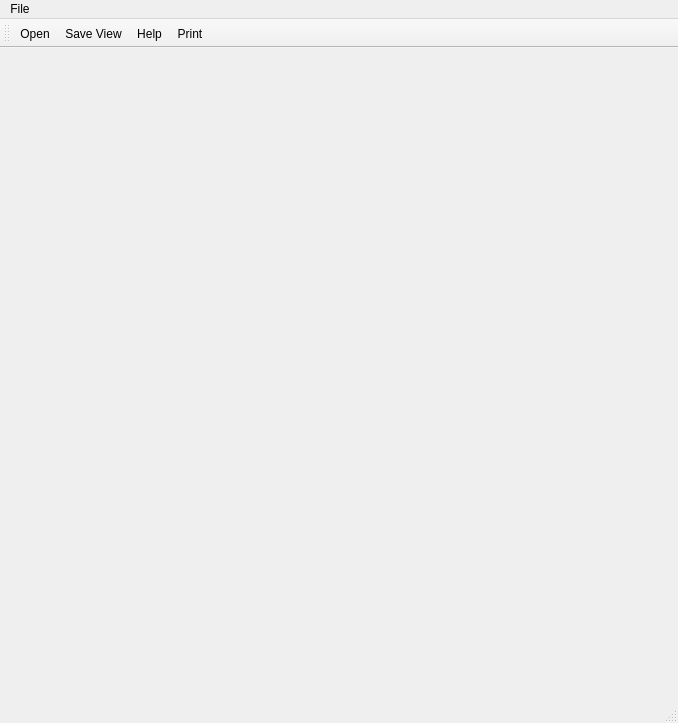
<?xml version="1.0" encoding="UTF-8"?>
<ui version="4.0">
 <class>MainWindow</class>
 <widget class="QMainWindow" name="MainWindow">
  <property name="geometry">
   <rect>
    <x>0</x>
    <y>0</y>
    <width>678</width>
    <height>723</height>
   </rect>
  </property>
  <property name="windowTitle">
   <string>MainWindow</string>
  </property>
  <property name="windowIcon">
   <iconset resource="../../Icons/icons.qrc">
    <normaloff>:/Icons/kurusview.png</normaloff>:/Icons/kurusview.png</iconset>
  </property>
  <widget class="QWidget" name="centralwidget">
   <layout class="QHBoxLayout" name="horizontalLayout_4">
    <item>
     <layout class="QVBoxLayout" name="verticalLayout">
      <item>
       <widget class="QVTKOpenGLWidget" name="qvtkWidget" native="true">
        <property name="minimumSize">
         <size>
          <width>600</width>
          <height>400</height>
         </size>
        </property>
       </widget>
      </item>
     </layout>
    </item>
   </layout>
  </widget>
  <widget class="QMenuBar" name="menubar">
   <property name="geometry">
    <rect>
     <x>0</x>
     <y>0</y>
     <width>678</width>
     <height>21</height>
    </rect>
   </property>
   <widget class="QMenu" name="menuFile">
    <property name="title">
     <string>File</string>
    </property>
    <widget class="QMenu" name="menuRecent_Files">
     <property name="title">
      <string>Recent Views</string>
     </property>
     <addaction name="actionOpen_Some_Files"/>
    </widget>
    <addaction name="actionFileOpen"/>
    <addaction name="menuRecent_Files"/>
    <addaction name="actionFileSave"/>
    <addaction name="actionSettings"/>
   </widget>
   <addaction name="menuFile"/>
  </widget>
  <widget class="QStatusBar" name="statusbar"/>
  <widget class="QToolBar" name="toolBar">
   <property name="windowTitle">
    <string>toolBar</string>
   </property>
   <attribute name="toolBarArea">
    <enum>TopToolBarArea</enum>
   </attribute>
   <attribute name="toolBarBreak">
    <bool>false</bool>
   </attribute>
   <addaction name="actionFileOpen"/>
   <addaction name="actionFileSave"/>
   <addaction name="actionHelp"/>
   <addaction name="actionPrint"/>
  </widget>
  <action name="actionFileOpen">
   <property name="icon">
    <iconset resource="../../Icons/icons.qrc">
     <normaloff>:/Icons/fileopen.png</normaloff>:/Icons/fileopen.png</iconset>
   </property>
   <property name="text">
    <string>Open</string>
   </property>
  </action>
  <action name="actionFileSave">
   <property name="icon">
    <iconset resource="../../Icons/icons.qrc">
     <normaloff>:/Icons/filesave.png</normaloff>:/Icons/filesave.png</iconset>
   </property>
   <property name="text">
    <string>Save View</string>
   </property>
  </action>
  <action name="actionHelp">
   <property name="icon">
    <iconset resource="../../Icons/icons.qrc">
     <normaloff>:/Icons/help.png</normaloff>:/Icons/help.png</iconset>
   </property>
   <property name="text">
    <string>Help</string>
   </property>
  </action>
  <action name="actionPrint">
   <property name="icon">
    <iconset resource="../../Icons/icons.qrc">
     <normaloff>:/Icons/print.png</normaloff>:/Icons/print.png</iconset>
   </property>
   <property name="text">
    <string>Print</string>
   </property>
  </action>
  <action name="actionOpen_Some_Files">
   <property name="enabled">
    <bool>false</bool>
   </property>
   <property name="text">
    <string>Open Some Files!</string>
   </property>
  </action>
  <action name="actionSettings">
   <property name="text">
    <string>Settings</string>
   </property>
  </action>
 </widget>
 <customwidgets>
  <customwidget>
   <class>QVTKOpenGLWidget</class>
   <extends>QWidget</extends>
   <header>QVTKOpenGLWidget.h</header>
  </customwidget>
 </customwidgets>
 <resources>
  <include location="../../Icons/icons.qrc"/>
  <include location="../../Icons/icons.qrc"/>
 </resources>
 <connections/>
</ui>
